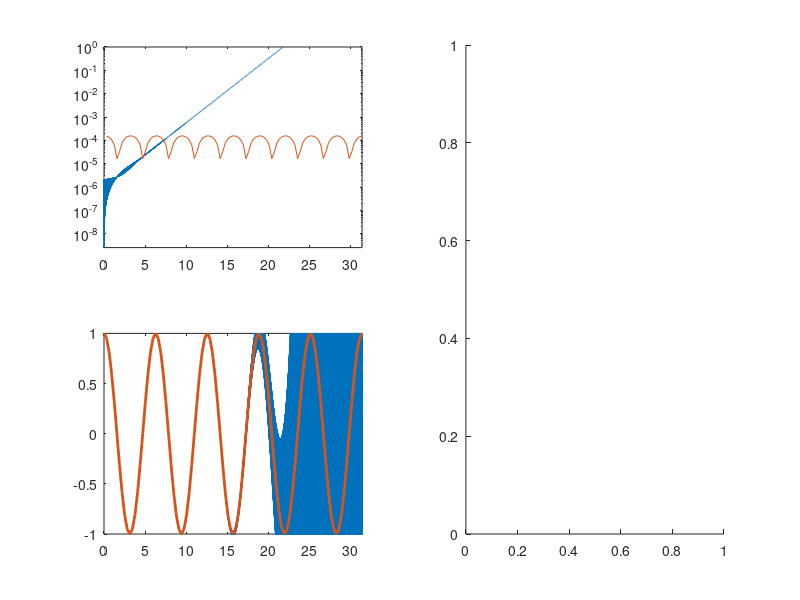

Here is the MATLAB script that generated this plot: (Note: this script raises an error after producing the figure.)
clear

% RHS
f = @(t,y,K) -K*(y-cos((t))) - sin(t);

% exact solution
y_exact = @(t) cos(t);

% initial condition and final time
y0 = cos(0);
tf = 10*pi;

% RHS parameter
K = 1000;

% Forward Euler stable choices
h_stable = 2/K;          % time step size that is just barely stable
N_stable = ceil(tf*K/2); % This N results in a barely stable time step size

% Set up the forward Euler method
N_FE = N_stable-10;
h_FE = tf/N_FE;
disp(h_stable-h_FE)
y_FE = y0;
t_FE = 0;
for k = 1:N_FE
  y_FE(k+1) = y_FE(k) + h_FE*f(t_FE(k),y_FE(k),K);
  t_FE(k+1) = t_FE(k) + h_FE;
end

% Backward Euler
N_BE = 100;
h_BE = tf/N_BE;
y_BE = y0;
t_BE = 0;
for k = 1:N_BE
  t_BE(k+1) = t_BE(k) + h_BE;
  y_BE(k+1) = (y_BE(k) + h_BE*(K*cos(t_BE(k+1))-sin(t_BE(k+1))))/(1+K*h_BE);
end

subplot(2,2,1)
% plot the two solution
semilogy(t_FE,abs(y_FE-y_exact(t_FE)),t_BE,abs(y_BE-y_exact(t_BE)))
axis tight
ylim([-1 1])
subplot(2,2,3)
% plot the two solution
plot(t_FE,y_FE,'-',t_BE,y_BE,'-','MarkerSize',10,'LineWidth',2)
axis tight
ylim([-1 1])

subplot(1,2,2)
% plot the RK stability region
fe = @(z) 1 + z; % remember z = lam*h
RK_stability(fe,-2,0,-1,1);
hold on

% plot the eigenvalues of the system
plot(-K*h_FE,0*1i,'k.','MarkerSize',25)
hold off

% make the plot axis equal and tight
axis image
